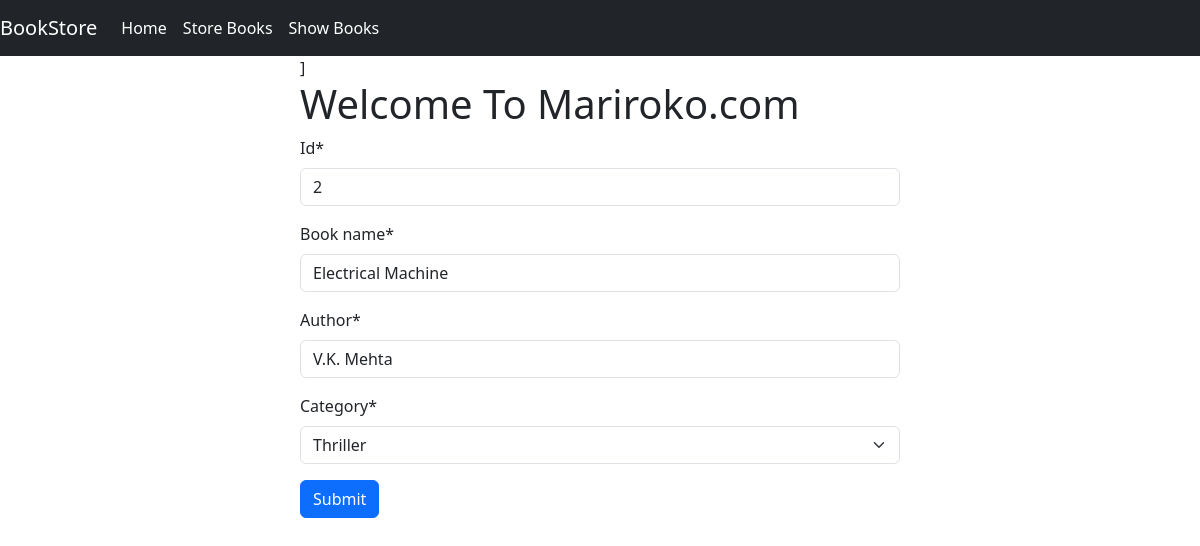
Page /edit_books/2 on the committed database.
### book/models.py (models this page shows)
class BookStoreModel(models.Model):
    Category =(
        ('Mystery', 'Mystery'),
        ('Thriller', 'Thriller'),
        ('Sci-Fi', 'Sci-Fi'),
        ('Humor', 'Humor'),
        ('Horror', 'Horror'),
    )
    id = models.IntegerField(primary_key=True)
    book_name = models.CharField(max_length=30)
    author = models.CharField(max_length=30)
    category = models.CharField(max_length=30, choices=Category)
    first_pub = models.DateTimeField(auto_now_add=True)
    last_pub = models.DateTimeField(auto_now=True)

### book/views.py (the view)
# urls.py: path('edit_books/<int:id>',edit_book,name='editbook'),
def edit_book(request,id):
      book=BookStoreModel.objects.get(pk=id)
      form=BookStoreForm(instance=book)
      if request.method=="POST":
            form=BookStoreForm(request.POST,instance=book)
            if form.is_valid():
                  form.save()
                  return redirect(show_books)
      return render (request,'store_book.html',{'form':form})

### book/forms.py
class BookStoreForm(forms.ModelForm):
      class Meta:
            model=BookStoreModel
            fields=['id','book_name','author','category']

### book/templates/store_book.html (shortened to what this page needs)
{% extends 'base.html' %}
{% load crispy_forms_tags %}
{% block content %}
<div style="width: 50%; margin: auto;">]
      <h1>Welcome To Mariroko.com</h1>
    <form method="post">
        {{ form |crispy }}
        <button class= "btn btn-primary" type="submit" >Submit</button>
    </form>
</div>
{% endblock %}

### rows in the picture
BookStoreModel: id "2", book_name "Electrical Machine", author "V.K. Mehta", category "Thriller"
